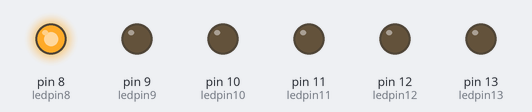
This sketch was run on a simulated Arduino Uno, built with avr-gcc and run on an emulated ATmega328P. Parts: output pins drawn as LEDs (lit = HIGH).

Above: at 0.05 s.
At 0.55 s:
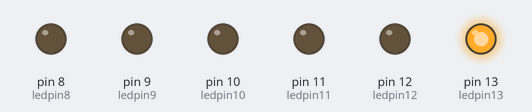
At 0.75 s:
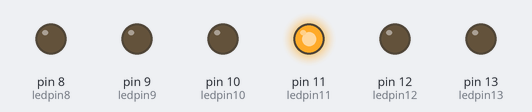
At 1.45 s:
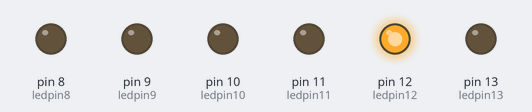
At 2.15 s:
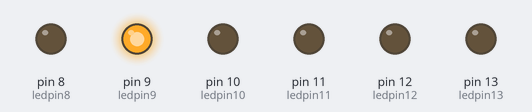
At 2.85 s:
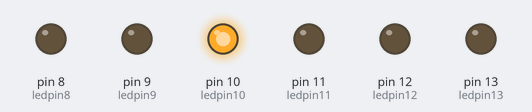
Timing chart, 0 to 3.1 s (numbered marks = the images above):
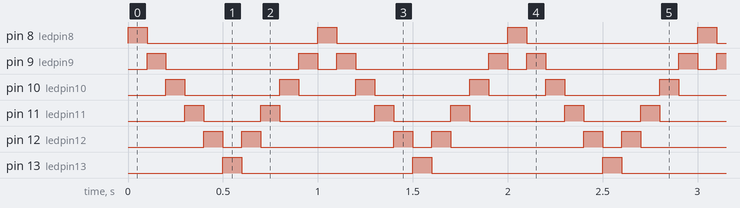

The sketch:

blink-knightrider.ino
```cpp
/* Blinking LEDs: "Knightrider" effect -> by Owen Mundy 2013
---------------------------------------------------------------*/

// LED pins
int ledpin13 = 13;
int ledpin12 = 12;
int ledpin11 = 11;
int ledpin10 = 10;
int ledpin9 = 9;
int ledpin8 = 8;
int pause = 100;

void setup() {
  // set the pins as output
  pinMode(ledpin13, OUTPUT);
  pinMode(ledpin12, OUTPUT);
  pinMode(ledpin11, OUTPUT);
  pinMode(ledpin10, OUTPUT);
  pinMode(ledpin9, OUTPUT);
  pinMode(ledpin8, OUTPUT);
}

void loop() {
  blinkArray(HIGH,LOW,LOW,LOW,LOW,LOW);
  blinkArray(LOW,HIGH,LOW,LOW,LOW,LOW);
  blinkArray(LOW,LOW,HIGH,LOW,LOW,LOW);
  blinkArray(LOW,LOW,LOW,HIGH,LOW,LOW);
  blinkArray(LOW,LOW,LOW,LOW,HIGH,LOW);
  blinkArray(LOW,LOW,LOW,LOW,LOW,HIGH);
  blinkArray(LOW,LOW,LOW,LOW,HIGH,LOW);
  blinkArray(LOW,LOW,LOW,HIGH,LOW,LOW);
  blinkArray(LOW,LOW,HIGH,LOW,LOW,LOW);
  blinkArray(LOW,HIGH,LOW,LOW,LOW,LOW);
}

void blinkArray(int p8,int p9,int p10,int p11,int p12,int p13){

  digitalWrite(ledpin13, p13);
  digitalWrite(ledpin12, p12);
  digitalWrite(ledpin11, p11);
  digitalWrite(ledpin10, p10);
  digitalWrite(ledpin9, p9);
  digitalWrite(ledpin8, p8);
  delay(pause);
}
```

Measured:
- by itself, pin 8 (ledpin8), pin 13 (ledpin13): alternates HIGH for 0.10 s and LOW for 0.90 s
- by itself, pin 9 (ledpin9): repeats every 1.0 s: LOW 0.70 s, HIGH 0.10 s, LOW 0.10 s, HIGH 0.10 s
- by itself, pin 10 (ledpin10): repeats every 1.0 s: LOW 0.50 s, HIGH 0.10 s, LOW 0.30 s, HIGH 0.10 s
- by itself, pin 11 (ledpin11): repeats every 1.0 s: LOW 0.30 s, HIGH 0.10 s, LOW 0.50 s, HIGH 0.10 s
- by itself, pin 12 (ledpin12): repeats every 1.0 s: LOW 0.10 s, HIGH 0.10 s, LOW 0.70 s, HIGH 0.10 s
